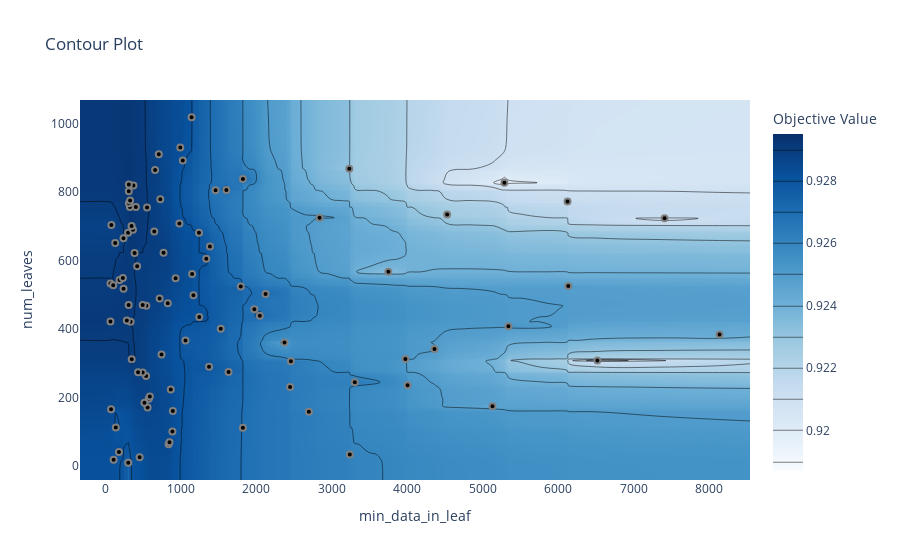

Notebook cell for this chart:
### Code cell
plot_contour(study, params=['num_leaves','min_data_in_leaf'])
